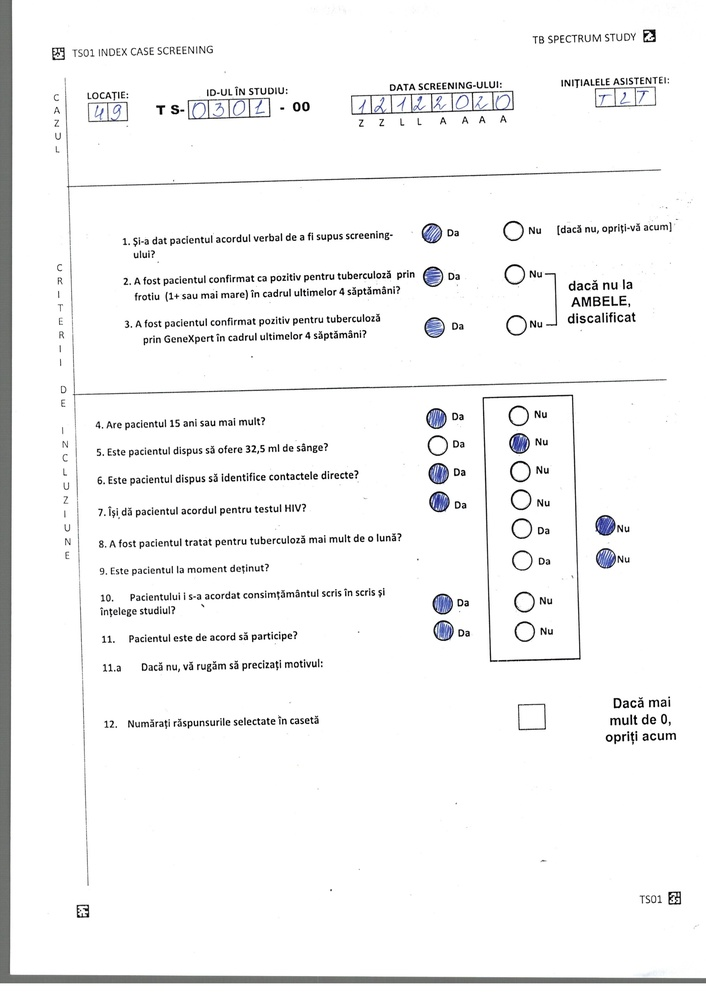
#> input picture tb/image/TS01/2022-04-07_093629_000_TS01.jpg, 706 x 999 px, shrunk from 2480 x 3508 before the run
$ python -i deskew.py   (imports and definitions only)
#> lines starting #> are read from the running program, lines starting #| are printed output that depends on the picture; after the words box and inside, x2 and y2 are one past the last pixel; in counts of white or black regions, pixels touching at a corner belong together
import cv2
import numpy as np


def deskew_image(image_path, output_path=None):
    # Load the image in grayscale mode (ensure single-channel)
    gray = cv2.imread(image_path, cv2.IMREAD_GRAYSCALE)
#> gray: shape (999, 706); min 0, max 255, mean 244.2

    if gray is None:
        raise FileNotFoundError(f"Cannot load image from {image_path}")

    # Apply binary thresholding with Otsu's method
    _, binary = cv2.threshold(gray, 0, 255, cv2.THRESH_BINARY_INV + cv2.THRESH_OTSU)
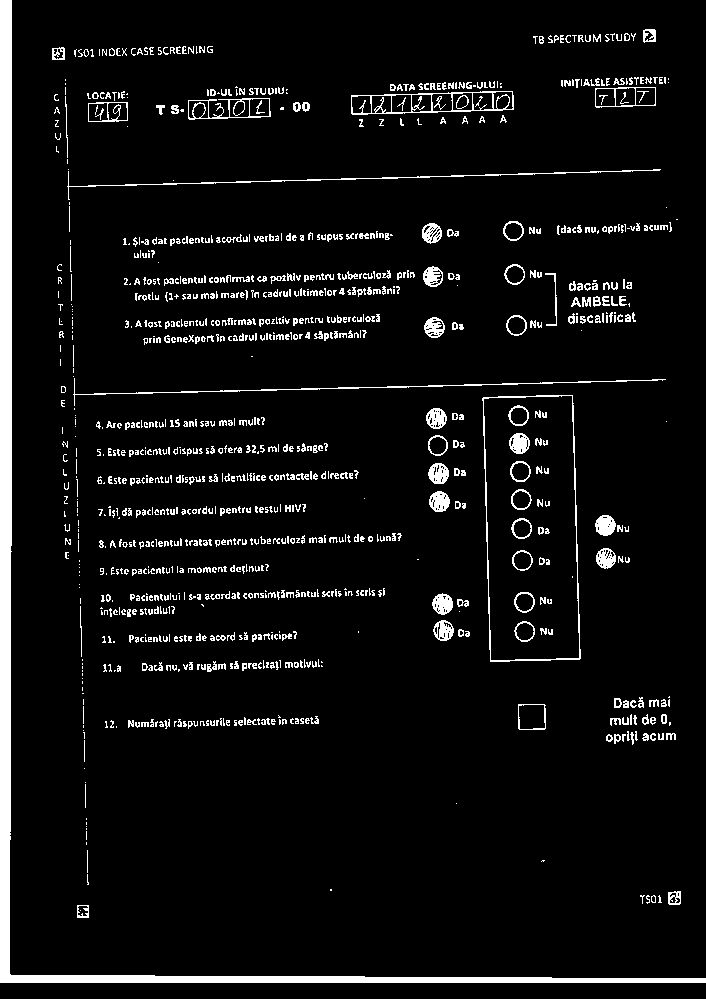
#> binary: shape (999, 706); 6.2% white; 1056 white regions (606 under 20 px), largest, box (x1, y1, x2, y2) and area: (0, 0, 706, 983) 15738, (482, 395, 581, 662) 1126, (351, 91, 514, 115) 866

    # Find the coordinates of non-zero pixels (where the binary image is white)
    coords = np.column_stack(np.where(binary > 0))
#> coords = 44025 pairs, first value 0 to 982, second value 0 to 705

    # Get the angle of the minimum area rectangle enclosing those points
    angle = cv2.minAreaRect(coords)[-1]
#> angle = -90

    # Adjust the angle for proper deskewing
    if angle < -45:
        angle = -(90 + angle)
#> angle = 0
    else:
        angle = -angle

    # Get the image size and calculate the center
    (h, w) = gray.shape[:2]
#> h = 999; w = 706
    center = (w // 2, h // 2)
#> center = (353, 499)

    # Calculate the rotation matrix
    M = cv2.getRotationMatrix2D(center, angle, 1.0)
#> M = [[1, 0, 0], [0, 1, 0]]

    # Perform the affine transformation (rotate the image)
    rotated = cv2.warpAffine(
        gray, M, (w, h), flags=cv2.INTER_CUBIC, borderMode=cv2.BORDER_REPLICATE
    )

    # Save the output image if the path is provided
    if output_path:
        cv2.imwrite(output_path, rotated)

    # Return the deskewed image
    return rotated

>>> result = deskew_image('../image/TS01/2022-04-07_093629_000_TS01.jpg')
